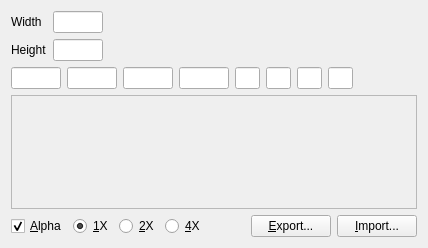
<ui version="4.0" >
 <class>BitmapResource</class>
 <widget class="QWidget" name="BitmapResource" >
  <layout class="QVBoxLayout" >
   <item>
    <layout class="QGridLayout" >
     <item row="0" column="0" >
      <widget class="QLabel" name="labelWidth" >
       <property name="text" >
        <string>Width</string>
       </property>
      </widget>
     </item>
     <item row="0" column="1" >
      <widget class="QLineEdit" name="editWidth" >
       <property name="sizePolicy" >
        <sizepolicy vsizetype="Fixed" hsizetype="Fixed" >
         <horstretch>0</horstretch>
         <verstretch>0</verstretch>
        </sizepolicy>
       </property>
       <property name="maximumSize" >
        <size>
         <width>50</width>
         <height>16777215</height>
        </size>
       </property>
       <property name="font" >
        <font>
         <family>Monospace</family>
        </font>
       </property>
       <property name="alignment" >
        <set>Qt::AlignRight|Qt::AlignTrailing|Qt::AlignVCenter</set>
       </property>
       <property name="readOnly" >
        <bool>true</bool>
       </property>
      </widget>
     </item>
     <item row="1" column="0" >
      <widget class="QLabel" name="labelHeight" >
       <property name="text" >
        <string>Height</string>
       </property>
      </widget>
     </item>
     <item row="1" column="1" >
      <widget class="QLineEdit" name="editHeight" >
       <property name="sizePolicy" >
        <sizepolicy vsizetype="Fixed" hsizetype="Fixed" >
         <horstretch>0</horstretch>
         <verstretch>0</verstretch>
        </sizepolicy>
       </property>
       <property name="maximumSize" >
        <size>
         <width>50</width>
         <height>16777215</height>
        </size>
       </property>
       <property name="font" >
        <font>
         <family>Monospace</family>
        </font>
       </property>
       <property name="alignment" >
        <set>Qt::AlignRight|Qt::AlignTrailing|Qt::AlignVCenter</set>
       </property>
       <property name="readOnly" >
        <bool>true</bool>
       </property>
      </widget>
     </item>
     <item row="1" column="2" >
      <spacer>
       <property name="orientation" >
        <enum>Qt::Horizontal</enum>
       </property>
       <property name="sizeHint" >
        <size>
         <width>40</width>
         <height>20</height>
        </size>
       </property>
      </spacer>
     </item>
    </layout>
   </item>
   <item>
    <layout class="QHBoxLayout" >
     <item>
      <widget class="QLineEdit" name="editUnk1" >
       <property name="sizePolicy" >
        <sizepolicy vsizetype="Fixed" hsizetype="Fixed" >
         <horstretch>0</horstretch>
         <verstretch>0</verstretch>
        </sizepolicy>
       </property>
       <property name="maximumSize" >
        <size>
         <width>50</width>
         <height>16777215</height>
        </size>
       </property>
       <property name="font" >
        <font>
         <family>Monospace</family>
        </font>
       </property>
       <property name="inputMask" >
        <string>HHHH; </string>
       </property>
       <property name="alignment" >
        <set>Qt::AlignCenter</set>
       </property>
      </widget>
     </item>
     <item>
      <widget class="QLineEdit" name="editUnk2" >
       <property name="sizePolicy" >
        <sizepolicy vsizetype="Fixed" hsizetype="Fixed" >
         <horstretch>0</horstretch>
         <verstretch>0</verstretch>
        </sizepolicy>
       </property>
       <property name="maximumSize" >
        <size>
         <width>50</width>
         <height>16777215</height>
        </size>
       </property>
       <property name="font" >
        <font>
         <family>Monospace</family>
        </font>
       </property>
       <property name="inputMask" >
        <string>HHHH; </string>
       </property>
       <property name="alignment" >
        <set>Qt::AlignCenter</set>
       </property>
      </widget>
     </item>
     <item>
      <widget class="QLineEdit" name="editUnk3" >
       <property name="sizePolicy" >
        <sizepolicy vsizetype="Fixed" hsizetype="Fixed" >
         <horstretch>0</horstretch>
         <verstretch>0</verstretch>
        </sizepolicy>
       </property>
       <property name="maximumSize" >
        <size>
         <width>50</width>
         <height>16777215</height>
        </size>
       </property>
       <property name="font" >
        <font>
         <family>Monospace</family>
        </font>
       </property>
       <property name="inputMask" >
        <string>HHHH; </string>
       </property>
       <property name="alignment" >
        <set>Qt::AlignCenter</set>
       </property>
      </widget>
     </item>
     <item>
      <widget class="QLineEdit" name="editUnk4" >
       <property name="sizePolicy" >
        <sizepolicy vsizetype="Fixed" hsizetype="Fixed" >
         <horstretch>0</horstretch>
         <verstretch>0</verstretch>
        </sizepolicy>
       </property>
       <property name="maximumSize" >
        <size>
         <width>50</width>
         <height>16777215</height>
        </size>
       </property>
       <property name="font" >
        <font>
         <family>Monospace</family>
        </font>
       </property>
       <property name="inputMask" >
        <string>HHHH; </string>
       </property>
       <property name="alignment" >
        <set>Qt::AlignCenter</set>
       </property>
      </widget>
     </item>
     <item>
      <widget class="QLineEdit" name="editUnk5" >
       <property name="sizePolicy" >
        <sizepolicy vsizetype="Fixed" hsizetype="Fixed" >
         <horstretch>0</horstretch>
         <verstretch>0</verstretch>
        </sizepolicy>
       </property>
       <property name="maximumSize" >
        <size>
         <width>25</width>
         <height>16777215</height>
        </size>
       </property>
       <property name="font" >
        <font>
         <family>Monospace</family>
        </font>
       </property>
       <property name="inputMask" >
        <string>HH; </string>
       </property>
       <property name="alignment" >
        <set>Qt::AlignCenter</set>
       </property>
      </widget>
     </item>
     <item>
      <widget class="QLineEdit" name="editUnk6" >
       <property name="sizePolicy" >
        <sizepolicy vsizetype="Fixed" hsizetype="Fixed" >
         <horstretch>0</horstretch>
         <verstretch>0</verstretch>
        </sizepolicy>
       </property>
       <property name="maximumSize" >
        <size>
         <width>25</width>
         <height>16777215</height>
        </size>
       </property>
       <property name="font" >
        <font>
         <family>Monospace</family>
        </font>
       </property>
       <property name="inputMask" >
        <string>HH; </string>
       </property>
       <property name="alignment" >
        <set>Qt::AlignCenter</set>
       </property>
      </widget>
     </item>
     <item>
      <widget class="QLineEdit" name="editUnk7" >
       <property name="sizePolicy" >
        <sizepolicy vsizetype="Fixed" hsizetype="Fixed" >
         <horstretch>0</horstretch>
         <verstretch>0</verstretch>
        </sizepolicy>
       </property>
       <property name="maximumSize" >
        <size>
         <width>25</width>
         <height>16777215</height>
        </size>
       </property>
       <property name="font" >
        <font>
         <family>Monospace</family>
        </font>
       </property>
       <property name="inputMask" >
        <string>HH; </string>
       </property>
       <property name="alignment" >
        <set>Qt::AlignCenter</set>
       </property>
      </widget>
     </item>
     <item>
      <widget class="QLineEdit" name="editUnk8" >
       <property name="sizePolicy" >
        <sizepolicy vsizetype="Fixed" hsizetype="Fixed" >
         <horstretch>0</horstretch>
         <verstretch>0</verstretch>
        </sizepolicy>
       </property>
       <property name="maximumSize" >
        <size>
         <width>25</width>
         <height>16777215</height>
        </size>
       </property>
       <property name="font" >
        <font>
         <family>Monospace</family>
        </font>
       </property>
       <property name="inputMask" >
        <string>HH; </string>
       </property>
       <property name="alignment" >
        <set>Qt::AlignCenter</set>
       </property>
      </widget>
     </item>
     <item>
      <spacer>
       <property name="orientation" >
        <enum>Qt::Horizontal</enum>
       </property>
       <property name="sizeHint" >
        <size>
         <width>40</width>
         <height>20</height>
        </size>
       </property>
      </spacer>
     </item>
    </layout>
   </item>
   <item>
    <widget class="QScrollArea" native="1" name="scrollArea" >
     <property name="sizePolicy" >
      <sizepolicy vsizetype="Expanding" hsizetype="Expanding" >
       <horstretch>0</horstretch>
       <verstretch>0</verstretch>
      </sizepolicy>
     </property>
     <property name="backgroundRole" >
      <enum>QPalette::Dark</enum>
     </property>
    </widget>
   </item>
   <item>
    <layout class="QHBoxLayout" >
     <item>
      <widget class="QCheckBox" name="checkAlpha" >
       <property name="text" >
        <string>&amp;Alpha</string>
       </property>
       <property name="checked" >
        <bool>true</bool>
       </property>
      </widget>
     </item>
     <item>
      <widget class="QRadioButton" name="radioScale1" >
       <property name="text" >
        <string>&amp;1X</string>
       </property>
       <property name="checked" >
        <bool>true</bool>
       </property>
      </widget>
     </item>
     <item>
      <widget class="QRadioButton" name="radioScale2" >
       <property name="text" >
        <string>&amp;2X</string>
       </property>
      </widget>
     </item>
     <item>
      <widget class="QRadioButton" name="radioScale4" >
       <property name="text" >
        <string>&amp;4X</string>
       </property>
      </widget>
     </item>
     <item>
      <spacer>
       <property name="orientation" >
        <enum>Qt::Horizontal</enum>
       </property>
       <property name="sizeHint" >
        <size>
         <width>40</width>
         <height>20</height>
        </size>
       </property>
      </spacer>
     </item>
     <item>
      <widget class="QPushButton" name="buttonExport" >
       <property name="text" >
        <string>&amp;Export...</string>
       </property>
      </widget>
     </item>
     <item>
      <widget class="QPushButton" name="buttonImport" >
       <property name="text" >
        <string>&amp;Import...</string>
       </property>
      </widget>
     </item>
    </layout>
   </item>
  </layout>
 </widget>
 <resources/>
 <connections>
  <connection>
   <sender>editUnk1</sender>
   <signal>textChanged(QString)</signal>
   <receiver>BitmapResource</receiver>
   <slot>isModified()</slot>
  </connection>
  <connection>
   <sender>editUnk2</sender>
   <signal>textChanged(QString)</signal>
   <receiver>BitmapResource</receiver>
   <slot>isModified()</slot>
  </connection>
  <connection>
   <sender>editUnk3</sender>
   <signal>textChanged(QString)</signal>
   <receiver>BitmapResource</receiver>
   <slot>isModified()</slot>
  </connection>
  <connection>
   <sender>editUnk4</sender>
   <signal>textChanged(QString)</signal>
   <receiver>BitmapResource</receiver>
   <slot>isModified()</slot>
  </connection>
  <connection>
   <sender>editUnk5</sender>
   <signal>textChanged(QString)</signal>
   <receiver>BitmapResource</receiver>
   <slot>isModified()</slot>
  </connection>
  <connection>
   <sender>editUnk6</sender>
   <signal>textChanged(QString)</signal>
   <receiver>BitmapResource</receiver>
   <slot>isModified()</slot>
  </connection>
  <connection>
   <sender>editUnk7</sender>
   <signal>textChanged(QString)</signal>
   <receiver>BitmapResource</receiver>
   <slot>isModified()</slot>
  </connection>
  <connection>
   <sender>editUnk8</sender>
   <signal>textChanged(QString)</signal>
   <receiver>BitmapResource</receiver>
   <slot>isModified()</slot>
  </connection>
  <connection>
   <sender>checkAlpha</sender>
   <signal>toggled(bool)</signal>
   <receiver>BitmapResource</receiver>
   <slot>toggleAlpha(bool)</slot>
  </connection>
  <connection>
   <sender>radioScale1</sender>
   <signal>toggled(bool)</signal>
   <receiver>BitmapResource</receiver>
   <slot>scale()</slot>
  </connection>
  <connection>
   <sender>radioScale2</sender>
   <signal>toggled(bool)</signal>
   <receiver>BitmapResource</receiver>
   <slot>scale()</slot>
  </connection>
  <connection>
   <sender>radioScale4</sender>
   <signal>toggled(bool)</signal>
   <receiver>BitmapResource</receiver>
   <slot>scale()</slot>
  </connection>
  <connection>
   <sender>buttonExport</sender>
   <signal>clicked()</signal>
   <receiver>BitmapResource</receiver>
   <slot>exportFile()</slot>
  </connection>
  <connection>
   <sender>buttonImport</sender>
   <signal>clicked()</signal>
   <receiver>BitmapResource</receiver>
   <slot>importFile()</slot>
  </connection>
 </connections>
</ui>
